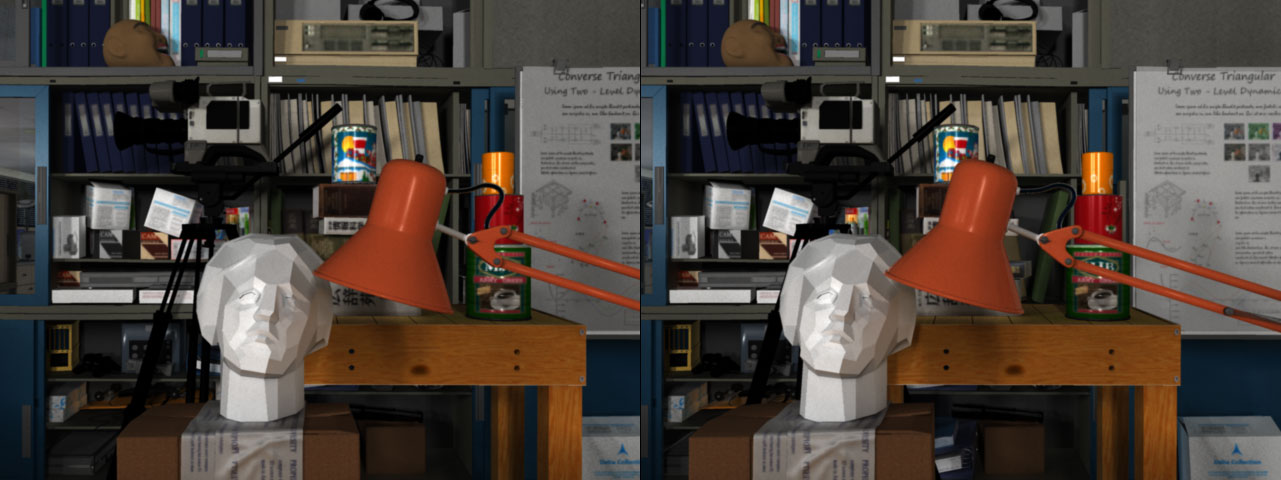
//> input picture As3.jpg, 1281 x 480 px
$ ./main   (built with g++ and OpenCV 4)
//> lines starting //> are read from the running program, lines starting //| are printed output that depends on the picture
#include <iostream>
#include <opencv2/opencv.hpp>
using namespace std;
#include "vector"
using namespace cv;

const int disparityRange [] = {-75,0, 0,0};

int calculateSSD(Mat inputImg1, Mat inputImg2, int img1X, int img1Y, int img2X, int img2Y, Size kernelSize) {
    int width = kernelSize.width / 2, height = kernelSize.height /2 ;

    int img1LowerBoundY = img1Y - height >=  0? -height : 0;
    int img1UpperBoundY = img1Y + height < inputImg1.rows? height : inputImg1.rows - img1Y - 1;
    int img1LowerBoundX = img1X - width >= 0? -width  :  0;
    int img1UpperBoundX = img1X + width < inputImg1.cols? width : inputImg1.cols - img1X - 1;

    int img2LowerBoundY = img2Y - height >=  0? -height : 0;
    int img2UpperBoundY = img2Y + height < inputImg2.rows? height : inputImg2.rows - img2Y - 1;
    int img2LowerBoundX = img2X - width >= 0?  -width  :  0;
    int img2UpperBoundX = img2X + width < inputImg2.cols? width : inputImg2.cols - img2X - 1;

    int imgLowerBoundY = max(img1LowerBoundY, img2LowerBoundY);
    int imgUpperBoundY = min(img1UpperBoundY, img2UpperBoundY);
    int imgLowerBoundX = max(img1LowerBoundX, img2LowerBoundX);
    int imgUpperBoundX = min(img1UpperBoundX, img2UpperBoundX);

// [4 lines of commented-out code are left out]

    int subImgWidth = (imgUpperBoundX - imgLowerBoundX) + 1;
    int subImgHeight = (imgUpperBoundY - imgLowerBoundY) + 1;

//    cout << /subImgHeight <<endl;
//    cout << subImgWidth<<endl;

    Mat subImg1 = inputImg1(Rect(img1X + imgLowerBoundX, img1Y + imgLowerBoundY, subImgWidth, subImgHeight));
    Mat subImg2 = inputImg2(Rect(img2X + imgLowerBoundX, img2Y + imgLowerBoundY, subImgWidth, subImgHeight));
//
    subImg1.convertTo(subImg1, CV_16SC1);
    subImg2.convertTo(subImg2, CV_16SC1);
//
    Mat temp(Size(subImg1.rows, subImg1.cols), CV_16SC1);
    subtract(subImg1, subImg2, temp);
    multiply(temp, temp, temp);
    Scalar ssd = sum(temp);
    return (int)ssd.val[0];
}

int computeSSD(Mat inputImg1, Mat inputImg2, int x, int y) {

//    cout <<"x " << x <<  " y " <<y << endl;

//    get candidates
    double min = (pow(8, 2))  * 255 * 255;
    double max = -1;
    vector<Scalar> candidates;

    int lowerBoundX = x + disparityRange[0] >=0 ? x + disparityRange[0] : 0;
    int upperBoundX = x + disparityRange[1] < inputImg1.cols? x + disparityRange[1] : inputImg1.cols - 1;

    int lowerBoundY = y + disparityRange[2] >=  0? y + disparityRange[2] : 0;
    int upperBoundY = y + disparityRange[3] < inputImg1.rows? y + disparityRange[3] : inputImg1.rows - 1;

    for (int i = lowerBoundY; i <= upperBoundY; i ++) {
        for (int j = lowerBoundX; j <= upperBoundX; j++) {
//            cout << i << " " << j<<endl;
            int ssd = calculateSSD(inputImg1, inputImg2,x, y, j, i, Size(7,7));
            min = ssd < min? ssd : min;
            max = ssd > max? ssd : max;
        }
    }
    return (int)((min / max) * 255);
}

Mat getSSDImage(Mat const& img1, Mat const& img2) {
// calculate SSD for each channel then average
// using 7x7 kernel
    double pixels = img1.rows * img1.cols;
    double counter = 0.0;
    Mat output;
    output.create(img1.rows, img1.cols, CV_8UC1);
    for (int i = 0; i < img1.rows; i ++) {
        for (int j = 0; j < img1.cols; j++) {
            cout <<"\r"<< (counter /pixels) << "%";
            int ssd = computeSSD(img1, img2, j, i);
            output.at<uint>(i, j) =  ssd;
            counter++;
        }
    }
    return output;
}

int main() {
    Mat img = imread("As3.jpg", 0);
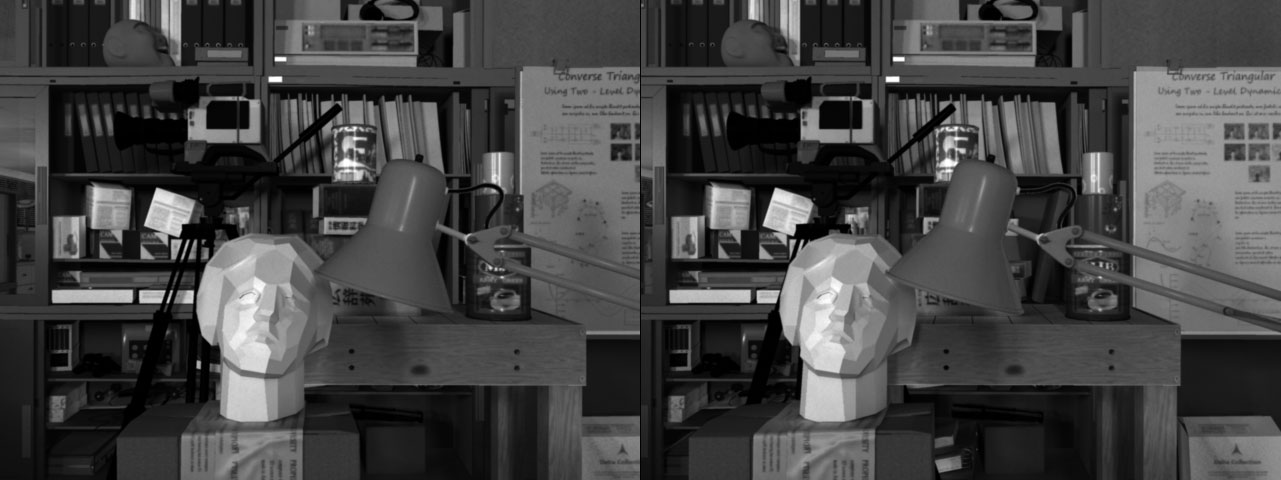
//> img: 480 rows x 1281 cols, CV_8UC1; min 0, max 255, mean 68
    Mat img1 = img(Rect(0, 0, 640, img.rows));
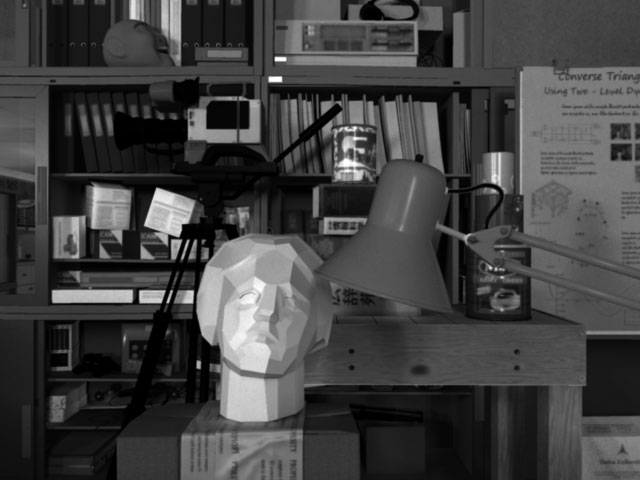
//> img1: 480 rows x 640 cols, CV_8UC1; min 0, max 255, mean 65.3
    Mat img2 = img(Rect(641, 0, img.cols - 641, img.rows));
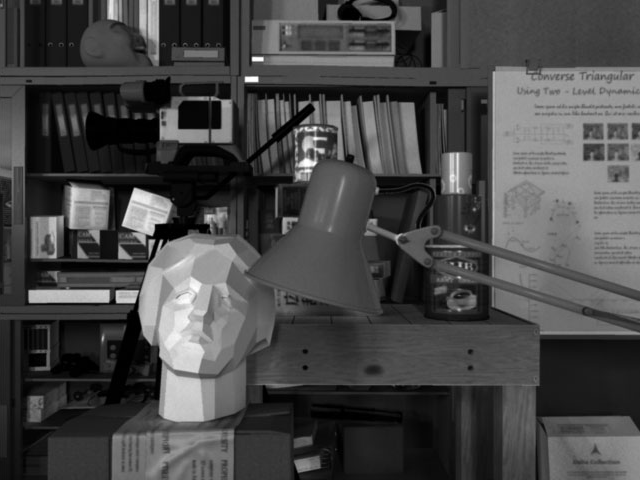
//> img2: 480 rows x 640 cols, CV_8UC1; min 0, max 255, mean 70.8
    cout << img1(Rect(0, 0, 7, 7))<<endl;
//| [ 58,  57,  56,  56,  57,  58,  58;
//|   57,  56,  56,  56,  56,  57,  57;
//|   56,  56,  55,  55,  55,  55,  56;
//|   55,  55,  55,  55,  54,  53,  54;
//|   55,  56,  56,  55,  53,  53,  54;
//|   56,  57,  58,  56,  53,  53,  54;
//|   57,  59,  59,  57,  54,  53,  55]
    cout << "-----------------------------------------------" << endl;
    cout << img2(Rect(0, 0, 7, 7))<<endl;
//| [ 46,  61,  63,  45,  62,  49,  28;
//|   42,  56,  66,  48,  58,  44,  28;
//|   44,  55,  66,  50,  55,  42,  28;
//|   64,  73,  70,  48,  56,  45,  29;
//|   96, 108,  85,  49,  55,  48,  30;
//|  111, 126,  96,  52,  53,  47,  30;
//|   95,  99,  80,  52,  54,  46,  31]
    cout << "-----------------------------------------------" << endl;

//    calculateSSD(img1,img2, 637,0,562,0, Size(7,7));

//    cout << computeSSD(img1, img2,637,0) <<endl;

    Mat output = getSSDImage(img1, img2);
//> (the run ends here: the time limit is reached, at `subtract(subImg1, subImg2, temp);`)
